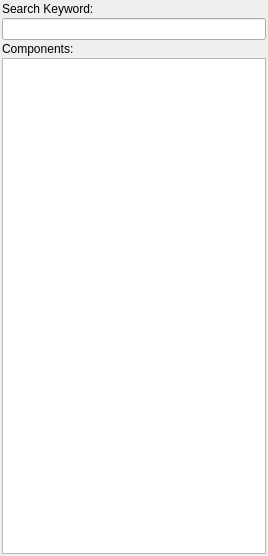
<?xml version="1.0" encoding="UTF-8"?>
<ui version="4.0">
 <class>QHyperGraphComponentsPanel</class>
 <widget class="QWidget" name="QHyperGraphComponentsPanel">
  <property name="geometry">
   <rect>
    <x>0</x>
    <y>0</y>
    <width>268</width>
    <height>556</height>
   </rect>
  </property>
  <property name="windowTitle">
   <string>Components</string>
  </property>
  <layout class="QVBoxLayout" name="verticalLayout">
   <property name="spacing">
    <number>2</number>
   </property>
   <property name="leftMargin">
    <number>2</number>
   </property>
   <property name="topMargin">
    <number>2</number>
   </property>
   <property name="rightMargin">
    <number>2</number>
   </property>
   <property name="bottomMargin">
    <number>2</number>
   </property>
   <item>
    <widget class="QLabel" name="label">
     <property name="text">
      <string>Search Keyword:</string>
     </property>
    </widget>
   </item>
   <item>
    <widget class="QLineEdit" name="lineEdit"/>
   </item>
   <item>
    <widget class="QLabel" name="label_2">
     <property name="text">
      <string>Components:</string>
     </property>
    </widget>
   </item>
   <item>
    <widget class="QTreeView" name="treeView">
     <property name="dragEnabled">
      <bool>true</bool>
     </property>
    </widget>
   </item>
  </layout>
  <action name="actionShow_Header">
   <property name="checkable">
    <bool>true</bool>
   </property>
   <property name="text">
    <string>Show Header</string>
   </property>
  </action>
 </widget>
 <resources/>
 <connections/>
</ui>
